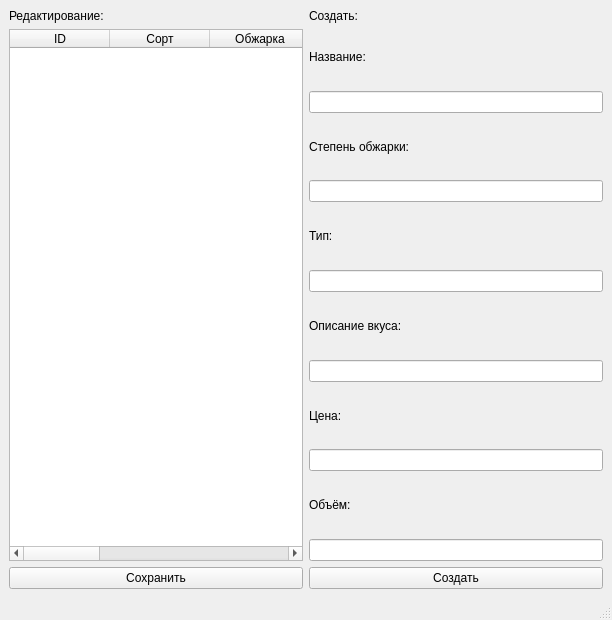
<?xml version="1.0" encoding="UTF-8"?>
<ui version="4.0">
 <class>MainWindow</class>
 <widget class="QMainWindow" name="MainWindow">
  <property name="geometry">
   <rect>
    <x>0</x>
    <y>0</y>
    <width>612</width>
    <height>620</height>
   </rect>
  </property>
  <property name="windowTitle">
   <string>MainWindow</string>
  </property>
  <widget class="QWidget" name="centralwidget">
   <layout class="QGridLayout" name="gridLayout">
    <item row="0" column="0">
     <widget class="QLabel" name="label">
      <property name="text">
       <string>Редактирование:</string>
      </property>
     </widget>
    </item>
    <item row="0" column="1">
     <widget class="QLabel" name="label_2">
      <property name="text">
       <string>Создать:</string>
      </property>
     </widget>
    </item>
    <item row="1" column="0">
     <widget class="QTableWidget" name="tableWidget">
      <column>
       <property name="text">
        <string>ID</string>
       </property>
      </column>
      <column>
       <property name="text">
        <string>Сорт</string>
       </property>
      </column>
      <column>
       <property name="text">
        <string>Обжарка</string>
       </property>
      </column>
      <column>
       <property name="text">
        <string>Тип</string>
       </property>
      </column>
      <column>
       <property name="text">
        <string>Описание вкуса</string>
       </property>
      </column>
      <column>
       <property name="text">
        <string>Цена</string>
       </property>
      </column>
      <column>
       <property name="text">
        <string>Объём </string>
       </property>
      </column>
     </widget>
    </item>
    <item row="1" column="1">
     <layout class="QVBoxLayout" name="verticalLayout">
      <item>
       <widget class="QLabel" name="label_3">
        <property name="text">
         <string>Название:</string>
        </property>
       </widget>
      </item>
      <item>
       <widget class="QLineEdit" name="lineEdit"/>
      </item>
      <item>
       <widget class="QLabel" name="label_4">
        <property name="text">
         <string>Степень обжарки:</string>
        </property>
       </widget>
      </item>
      <item>
       <widget class="QLineEdit" name="lineEdit_2"/>
      </item>
      <item>
       <widget class="QLabel" name="label_5">
        <property name="text">
         <string>Тип:</string>
        </property>
       </widget>
      </item>
      <item>
       <widget class="QLineEdit" name="lineEdit_3"/>
      </item>
      <item>
       <widget class="QLabel" name="label_6">
        <property name="text">
         <string>Описание вкуса:</string>
        </property>
       </widget>
      </item>
      <item>
       <widget class="QLineEdit" name="lineEdit_4"/>
      </item>
      <item>
       <widget class="QLabel" name="label_7">
        <property name="text">
         <string>Цена:</string>
        </property>
       </widget>
      </item>
      <item>
       <widget class="QLineEdit" name="lineEdit_5"/>
      </item>
      <item>
       <widget class="QLabel" name="label_8">
        <property name="text">
         <string>Объём:</string>
        </property>
       </widget>
      </item>
      <item>
       <widget class="QLineEdit" name="lineEdit_6"/>
      </item>
     </layout>
    </item>
    <item row="2" column="0">
     <widget class="QPushButton" name="pushButton">
      <property name="text">
       <string>Сохранить</string>
      </property>
     </widget>
    </item>
    <item row="2" column="1">
     <widget class="QPushButton" name="pushButton_2">
      <property name="text">
       <string>Создать</string>
      </property>
     </widget>
    </item>
   </layout>
  </widget>
  <widget class="QMenuBar" name="menubar">
   <property name="geometry">
    <rect>
     <x>0</x>
     <y>0</y>
     <width>612</width>
     <height>21</height>
    </rect>
   </property>
  </widget>
  <widget class="QStatusBar" name="statusbar"/>
 </widget>
 <resources/>
 <connections/>
</ui>
